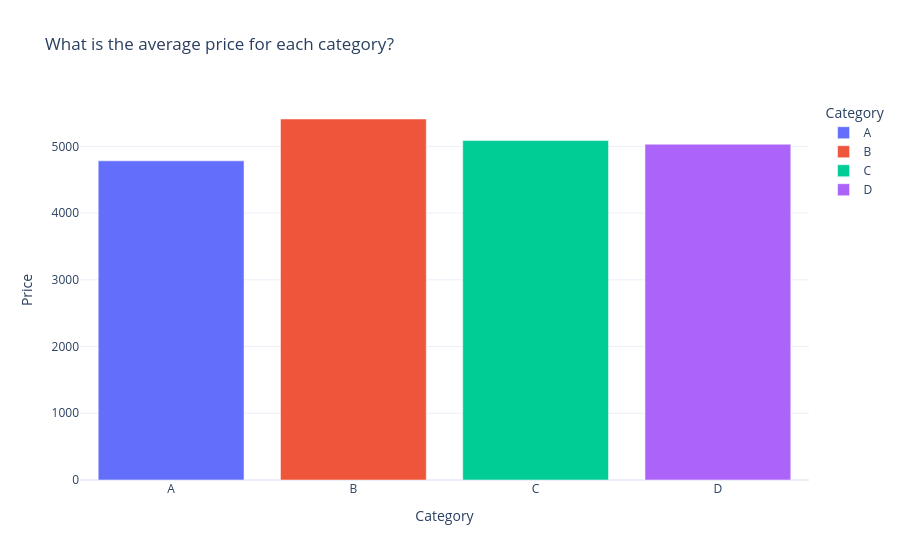

The notebook cell saved with this chart:
### Markdown cell above
### Step 4 — Auto Chart Generator

### Code cell
import plotly.express as px
import plotly.graph_objects as go

def generate_chart(result, question, llm):
    """Decide chart type and generate Plotly chart from result"""
    
    # Ask LLM what chart type fits best
    chart_decision = llm.invoke([
        SystemMessage(content="""You are a data visualization expert.
Given a question and result type, decide the best chart.
Reply with ONLY one word from: bar, line, pie, scatter, histogram, table, none
- bar: comparisons across categories
- line: trends over time
- pie: proportions/percentages
- scatter: relationship between two numeric columns
- histogram: distribution of a single numeric column
- table: when result is a single value or complex dataframe
- none: if result is a scalar number"""),
        HumanMessage(content=f"Question: {question}\nResult type: {type(result).__name__}\nResult preview: {str(result)[:300]}")
    ]).content.strip().lower()

    fig = None

    try:
        # Bar chart
        if chart_decision == "bar":
            if hasattr(result, 'reset_index'):
                plot_df = result.reset_index()
                plot_df.columns = [str(c) for c in plot_df.columns]
                fig = px.bar(
                    plot_df,
                    x=plot_df.columns[0],
                    y=plot_df.columns[1],
                    title=question,
                    color=plot_df.columns[0],
                    template="plotly_white"
                )

        # Pie chart
        elif chart_decision == "pie":
            if hasattr(result, 'reset_index'):
                plot_df = result.reset_index()
                plot_df.columns = [str(c) for c in plot_df.columns]
                fig = px.pie(
                    plot_df,
                    names=plot_df.columns[0],
                    values=plot_df.columns[1],
                    title=question,
                    template="plotly_white"
                )

        # Line chart
        elif chart_decision == "line":
            if hasattr(result, 'reset_index'):
                plot_df = result.reset_index()
                plot_df.columns = [str(c) for c in plot_df.columns]
                fig = px.line(
                    plot_df,
                    x=plot_df.columns[0],
                    y=plot_df.columns[1],
                    title=question,
                    template="plotly_white",
                    markers=True
                )

        # Histogram
        elif chart_decision == "histogram":
            if hasattr(result, 'values'):
                fig = px.histogram(
                    x=result.values,
                    title=question,
                    template="plotly_white",
                    labels={"x": str(result.name) if hasattr(result, 'name') else "Value"}
                )

        # Scatter
        elif chart_decision == "scatter":
            if hasattr(result, 'reset_index'):
                plot_df = result.reset_index()
                plot_df.columns = [str(c) for c in plot_df.columns]
                fig = px.scatter(
                    plot_df,
                    x=plot_df.columns[0],
                    y=plot_df.columns[1],
                    title=question,
                    template="plotly_white"
                )

    except Exception as e:
        print(f"Chart generation skipped: {e}")
        fig = None

    return fig, chart_decision


# ── Test chart generation ─────────────────────────────────
test_q = "What is the average price for each category?"
result, code, error = ask_data(test_q, df, llm)

fig, chart_type = generate_chart(result, test_q, llm)

print(f"Chart type chosen: {chart_type}")
if fig:
    fig.show()
else:
    print("No chart generated — result shown as table")

### Figure 1 — Plotly figure (JSON) as saved in the notebook; plotly's stock layout.template omitted (floating-point values rounded to 4 significant figures)
{"data": [{"hovertemplate": "Category=%{x}<br>Price=%{y}<extra></extra>", "legendgroup": "A", "marker": {"color": "#636efa", "pattern": {"shape": ""}}, "name": "A", "orientation": "v", "showlegend": true, "textposition": "auto", "type": "bar", "x": ["A"], "xaxis": "x", "y": [4783.0], "yaxis": "y"}, {"hovertemplate": "Category=%{x}<br>Price=%{y}<extra></extra>", "legendgroup": "B", "marker": {"color": "#EF553B", "pattern": {"shape": ""}}, "name": "B", "orientation": "v", "showlegend": true, "textposition": "auto", "type": "bar", "x": ["B"], "xaxis": "x", "y": [5410.0], "yaxis": "y"}, {"hovertemplate": "Category=%{x}<br>Price=%{y}<extra></extra>", "legendgroup": "C", "marker": {"color": "#00cc96", "pattern": {"shape": ""}}, "name": "C", "orientation": "v", "showlegend": true, "textposition": "auto", "type": "bar", "x": ["C"], "xaxis": "x", "y": [5087.0], "yaxis": "y"}, {"hovertemplate": "Category=%{x}<br>Price=%{y}<extra></extra>", "legendgroup": "D", "marker": {"color": "#ab63fa", "pattern": {"shape": ""}}, "name": "D", "orientation": "v", "showlegend": true, "textposition": "auto", "type": "bar", "x": ["D"], "xaxis": "x", "y": [5032.0], "yaxis": "y"}], "layout": {"barmode": "relative", "legend": {"title": {"text": "Category"}, "tracegroupgap": 0}, "title": {"text": "What is the average price for each category?"}, "xaxis": {"anchor": "y", "categoryarray": ["A", "B", "C", "D", null], "categoryorder": "array", "domain": [0, 1], "title": {"text": "Category"}}, "yaxis": {"anchor": "x", "domain": [0, 1], "title": {"text": "Price"}}}}
